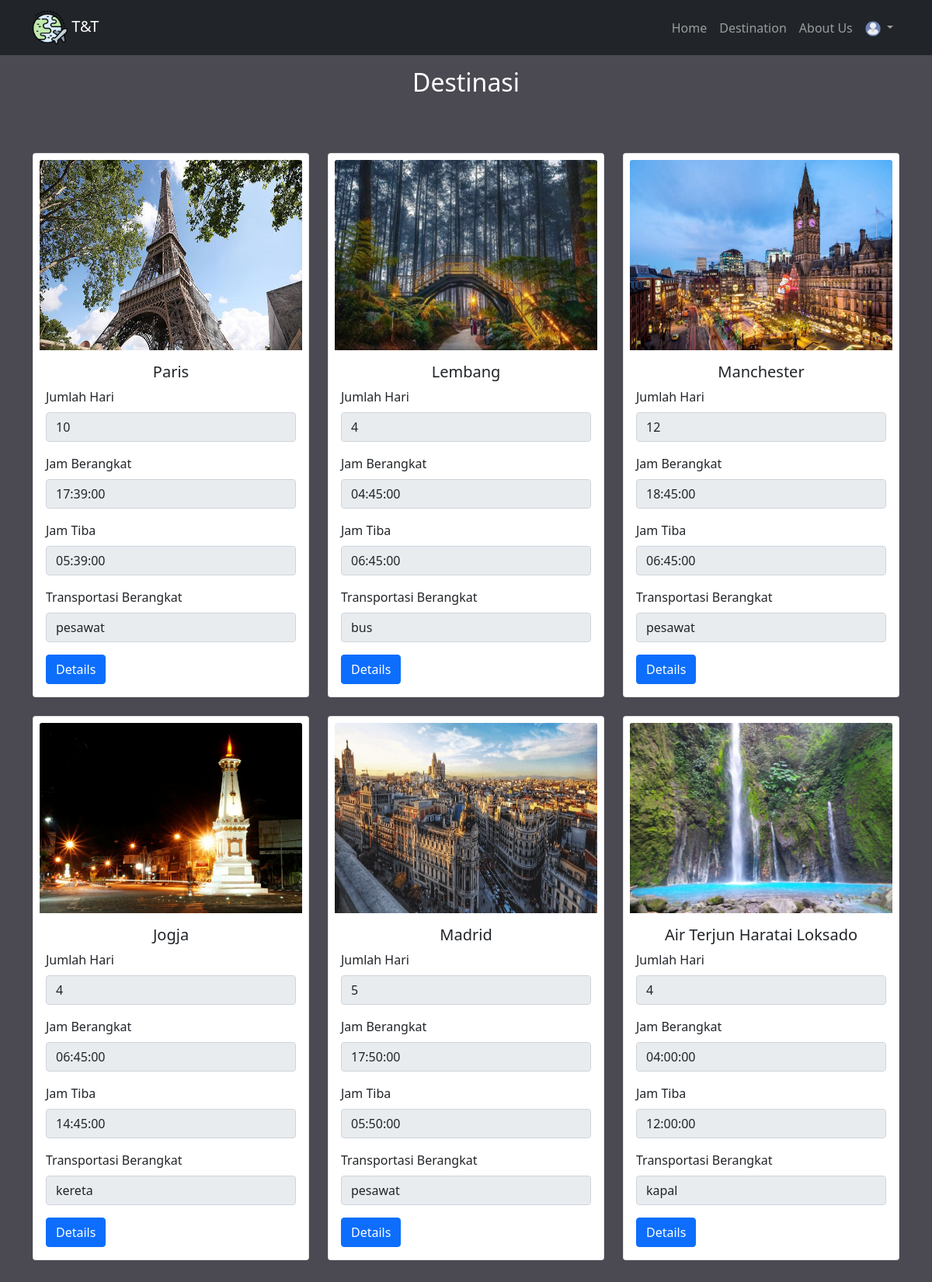
Page /user/index.php?page=destinasi on the committed database.
### tables this page shows
CREATE TABLE `tb_items` (
  `no_items` int(4) NOT NULL,
  `tujuan_wisata` varchar(50) NOT NULL,
  `jmlh_hari` int(2) NOT NULL,
  `jam_berangkat` time NOT NULL,
  `jam_tiba` time NOT NULL,
  `transportasi` enum('pesawat','kereta','bus','kapal') NOT NULL,
  `penginapan` varchar(50) NOT NULL,
  `restoran` varchar(50) NOT NULL,
  `harga` decimal(10,0) NOT NULL,
  `deskripsi` text NOT NULL,
  `thumbnail` varchar(255) DEFAULT NULL
);

### user/destinasi.php (the view, shortened to what this page needs)
<div class="container py-3">
    <div class="row text-center">
        <div class="col" style="color:white;">
            <h2>Destinasi</h2>
        </div>
    </div>
</div>
<div class="container mt-5 mb-5" id="card">
    <div class="row row-cols-1 row-cols-md-3 g-4">
        <?php
            $query = mysqli_query($koneksi, "SELECT *FROM tb_items");
            foreach($query as $data){
          ?>
        <div class="col">
            <div class="card h-100">
                <div class="image mt-2 ms-2 me-2">
                    <img style="height: 245px;" src="../assets/images/<?=$data['thumbnail']?>" class="card-img-top"
                        alt="<?=$data['thumbnail']?>" title="<?=$data['thumbnail']?>">
                </div>
                <div class="card-body">
                    <h5 class="card-title text-center"><?= $data['tujuan_wisata'] ?></h5>
                    <p class="card-text">
                        <label for="jmlh_hari" class="form-label">Jumlah Hari</label>
                        <input type="jmlh_hari" name="jmlh_hari" id="jmlh_hari" class="form-control" disabled
                            value="<?= $data['jmlh_hari']?>">
                    </p>
                    <p class="card-text">
                        <label for="jam_berangkat" class="form-label">Jam Berangkat</label>
                        <input type="jam_berangkat" name="jam_berangkat" id="jam_berangkat" class="form-control"
                            disabled value="<?= $data['jam_berangkat']?>">
                    </p>
                    <p class="card-text">
                        <label for="jam_tiba" class="form-label">Jam Tiba</label>
                        <input type="jam_tiba" name="jam_tiba" id="jam_tiba" class="form-control" disabled
                            value="<?= $data['jam_tiba']?>">
                    </p>
                    <p class="card-text">
                        <label for="transportasi" class="form-label">Transportasi
                            Berangkat</label>
                        <input type="transportasi" name="transportasi" id="transportasi" class="form-control" disabled
                            value="<?= $data['transportasi']?>">
                    </p>
                    <a href="indexs.php?page=details&no_items=<?= $data['no_items'] ?>"
                        class="btn btn-primary">Details</a>
                </div>
            </div>
        </div>
        <?php
        }
        ?>
    </div>
</div>

### user/index.php (shortened to what this page needs)
<!DOCTYPE html>
<html lang="en">
<head>
    <link href="https://cdn.jsdelivr.net/npm/bootstrap@5.0.2/dist/css/bootstrap.min.css" rel="stylesheet"
>
    <link rel="stylesheet" href="../assets/style.css">
    <link rel="stylesheet" href="https://cdn.jsdelivr.net/npm/bootstrap-icons@1.8.1/font/bootstrap-icons.css">
</head>
<body style="background-color:#4B4952">
    <nav class="navbar navbar-expand-lg navbar-dark bg-dark">
        <div class="container">
            <a class="navbar-brand" href="index.php?page=home"><img src="../assets/images/flight.png" width="45"
                    height="45" class="d-inline-block align-text-center"> T&T</a>
            <div class="collapse navbar-collapse" id="navbarSupportedContent">
                <ul class="navbar-nav ms-auto mb-2 mb-lg-0">
                    <li class="nav-item">
                        <a class="nav-link" aria-current="page" href="index.php?page=home">Home</a>
                    </li>
                    <li class="nav-item">
                        <a class="nav-link" aria-current="page" href="index.php?page=destinasi">Destination</a>
                    </li>
                    <li class="nav-item">
                        <a class="nav-link" aria-current="page" href="index.php?page=about">About Us</a>
                    </li>
                    <li class="nav-item dropdown">
                        <a class="nav-link dropdown-toggle" href="#" id="navbarDropdown" role="button"
                            data-bs-toggle="dropdown" aria-expanded="false">
                            <img src="../assets/images/signlog.png" style="height: 20px; width: 20px;" alt="">
                        </a>
                    </li>
                </ul>
            </div>
        </div>
    </nav>
    <?php
        include "menu.php" ;
        ?>
</body>
</html>

### user/menu.php (shortened to what this page needs)
<?php
if(isset($_GET['page'])){
    include '../lib/koneksi.php';
    $page = $_GET['page'];
    switch($page){
    case 'destinasi':
    include 'destinasi.php';
    break;
    }
}
?>

### rows in the picture
tb_items: thumbnail (picture), tujuan_wisata "Paris", jmlh_hari "10", jam_berangkat "17:39:00", jam_tiba "05:39:00", transportasi "pesawat"
tb_items: thumbnail (picture), tujuan_wisata "Lembang", jmlh_hari "4", jam_berangkat "04:45:00", jam_tiba "06:45:00", transportasi "bus"
tb_items: thumbnail (picture), tujuan_wisata "Manchester", jmlh_hari "12", jam_berangkat "18:45:00", jam_tiba "06:45:00", transportasi "pesawat"
tb_items: thumbnail (picture), tujuan_wisata "Jogja", jmlh_hari "4", jam_berangkat "06:45:00", jam_tiba "14:45:00", transportasi "kereta"
tb_items: thumbnail (picture), tujuan_wisata "Madrid", jmlh_hari "5", jam_berangkat "17:50:00", jam_tiba "05:50:00", transportasi "pesawat"
tb_items: thumbnail (picture), tujuan_wisata "Air Terjun Haratai Loksado", jmlh_hari "4", jam_berangkat "04:00:00", jam_tiba "12:00:00", transportasi "kapal"
